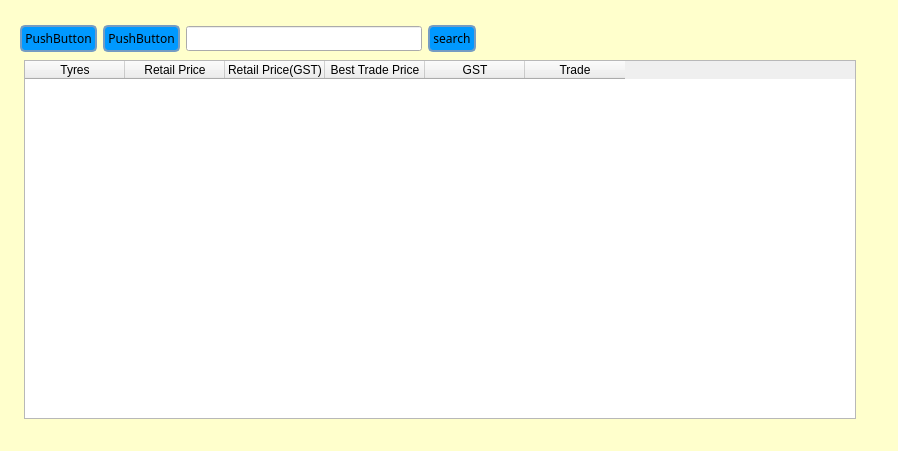
<?xml version="1.0" encoding="UTF-8"?>
<ui version="4.0">
 <class>Dialog</class>
 <widget class="QDialog" name="Dialog">
  <property name="geometry">
   <rect>
    <x>0</x>
    <y>0</y>
    <width>898</width>
    <height>451</height>
   </rect>
  </property>
  <property name="font">
   <font>
    <family>Droid Serif</family>
    <pointsize>24</pointsize>
   </font>
  </property>
  <property name="windowTitle">
   <string>Tyres</string>
  </property>
  <property name="styleSheet">
   <string notr="true">#Dialog {
   background-color: rgb(255, 255, 204);
   color: #cccccc;
}
QComboBox {
	background-color:rgb(153, 204, 255);
}
QPushButton {
    background-color: rgb(0, 153, 255);
    border-width: 2px;
    border-color: rgb(117, 156, 195);
    border-style: solid;
    border-radius: 5;
    padding: 3px;
    min-width: 9ex;
    min-height: 2.5ex;
	alternate-background-color: rgb(220, 220, 220);
}

QPushButton:hover {
   background-color: rgb(122, 163, 204);
}
QTreeView {
   background-color: #666666;
   color: #cccccc;
   alternate-background-color: #333333;
} 
QListView {
   background-color: #333333;
   color: #cccccc;
}
QTextEdit {
   background-color: rgb(244, 246, 255);
   color: #cccccc;
}
QScrollBar:horizontal {
   height: 20px;
}
QScrollBar:vertical {
   width: 20px;
}
QTabWidget::pane {
   border-top: 2px solid #cccccc;
}
QLabel {
   color: rgb(102, 102, 102); 
}

QCheckBox {
   color: white; 
}

QRadioButton{
   color:white;
}</string>
  </property>
  <widget class="QWidget" name="layoutWidget">
   <property name="geometry">
    <rect>
     <x>20</x>
     <y>20</y>
     <width>456</width>
     <height>37</height>
    </rect>
   </property>
   <layout class="QHBoxLayout" name="horizontalLayout_3">
    <item>
     <layout class="QHBoxLayout" name="horizontalLayout">
      <item>
       <widget class="QPushButton" name="pushButton">
        <property name="font">
         <font>
          <family>Droid Serif</family>
         </font>
        </property>
        <property name="text">
         <string>PushButton</string>
        </property>
       </widget>
      </item>
      <item>
       <widget class="QPushButton" name="pushButton_2">
        <property name="font">
         <font>
          <family>Droid Serif</family>
         </font>
        </property>
        <property name="text">
         <string>PushButton</string>
        </property>
       </widget>
      </item>
     </layout>
    </item>
    <item>
     <layout class="QHBoxLayout" name="horizontalLayout_2">
      <item>
       <widget class="QLineEdit" name="lineEdit">
        <property name="font">
         <font>
          <family>Droid Serif</family>
         </font>
        </property>
       </widget>
      </item>
      <item>
       <widget class="QPushButton" name="pushButton_3">
        <property name="font">
         <font>
          <family>Droid Serif</family>
         </font>
        </property>
        <property name="text">
         <string>search</string>
        </property>
       </widget>
      </item>
     </layout>
    </item>
   </layout>
  </widget>
  <widget class="QTableWidget" name="tableWidget">
   <property name="geometry">
    <rect>
     <x>24</x>
     <y>60</y>
     <width>832</width>
     <height>359</height>
    </rect>
   </property>
   <property name="font">
    <font>
     <family>Droid Serif</family>
    </font>
   </property>
   <property name="acceptDrops">
    <bool>false</bool>
   </property>
   <property name="alternatingRowColors">
    <bool>false</bool>
   </property>
   <attribute name="horizontalHeaderCascadingSectionResizes">
    <bool>false</bool>
   </attribute>
   <attribute name="horizontalHeaderShowSortIndicator" stdset="0">
    <bool>false</bool>
   </attribute>
   <attribute name="horizontalHeaderStretchLastSection">
    <bool>false</bool>
   </attribute>
   <column>
    <property name="text">
     <string>Tyres</string>
    </property>
   </column>
   <column>
    <property name="text">
     <string>Retail Price</string>
    </property>
   </column>
   <column>
    <property name="text">
     <string>Retail Price(GST)</string>
    </property>
   </column>
   <column>
    <property name="text">
     <string>Best Trade Price</string>
    </property>
   </column>
   <column>
    <property name="text">
     <string>GST</string>
    </property>
   </column>
   <column>
    <property name="text">
     <string>Trade</string>
    </property>
   </column>
  </widget>
 </widget>
 <resources/>
 <connections/>
</ui>
